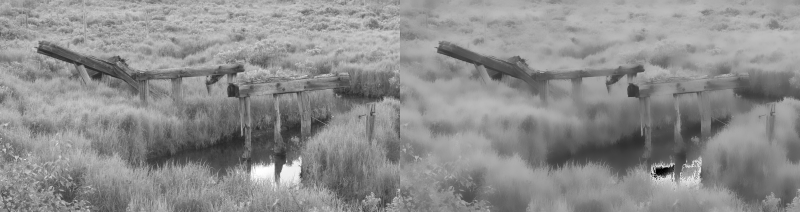
#> input picture images/swamp.jpg, 1600 x 424 px (shown at 1/2 size)
$ python run_bf.py --imagepath images/swamp.jpg
#> lines starting #> are read from the running program, lines starting #| are printed output that depends on the picture
### fastBilateralFilter.py
# author: Deepankar C.

import cv2
import numpy as np
import scipy.stats

import pdb
import matplotlib.pyplot as plt


class BilateralFilter():
  """ Performs bilateral filtering on an input image.
  Args:
    x - input image
    sigma - standard deviation of Gaussian

  """
  def __init__(self, sigma_s=None, sigma_r=0.1,
    downsample=1, not_separable=False, save_loc='./results'):
    # filter paramters
    self.sigma_s = sigma_s
    self.sigma_r = sigma_r
    self.downsample = downsample
    self.use_separable = not not_separable
    self.save_loc = save_loc
    self.eps = 1e-10

  def filter(self, image):
    # initialize sigma_s
    if(self.sigma_s is None):
      self.sigma_s = np.min(image.shape[:2]) * 0.02

    # normalize
    if('int' in str(image.dtype)):
      image = (image / np.amax(image)).astype(np.float32)
    else:
      image = image.astype(np.float32)
    J_img = np.zeros_like(image)

    # image shape
    img_H, img_W = image.shape
#> img_H = 424; img_W = 1600

    # resize the image
    dsize = (img_W // self.downsample, img_H // self.downsample)
#> dsize = (1600, 424)
    I = cv2.resize(image, dsize=dsize, interpolation=cv2.INTER_LINEAR)

    # intensity range gaussian
    rkernel = GaussianRange(I, self.sigma_r)

    # image max and min intensity
    Imax = np.amax(I)
#> Imax = 1
    Imin = np.amin(I)
#> Imin = 0
    nb_segments = int((Imax - Imin) // self.sigma_r + 1)
#> nb_segments = 10
    Idelta = (Imax - Imin) / nb_segments
#> Idelta = 0.1

    # 1D seperable filtering
    if(self.use_separable):
      kernel_X = Gaussian1D(dsize[0], self.sigma_s / self.downsample).kernel
      kernel_Y = Gaussian1D(dsize[1], self.sigma_s / self.downsample).kernel
      for j in range(nb_segments):
        i_j = j * Idelta + Imin

        # bilateral filtering for specific sampled pixel intensity
        G_j = rkernel.apply(i_j)
        K_j = cv2.sepFilter2D(G_j, ddepth=-1, kernelX=kernel_X, kernelY=kernel_Y)
        H_j = G_j * I
        H_star_j = cv2.sepFilter2D(H_j, ddepth=-1, kernelX=kernel_X, kernelY=kernel_Y)
        J_j = H_star_j / (K_j + self.eps)
        J_j = cv2.resize(J_j, dsize=(img_W, img_H), interpolation=cv2.INTER_LINEAR)

        # get pixel intensity interpolation weights
        I_diff = np.abs(image - i_j)
        mask = I_diff < Idelta
        interpolation_weight = mask * (1 - (I_diff / Idelta))

        # construct filtered image
        J_img = J_img + J_j * interpolation_weight
#> this loop made 10 passes
#> i_j on passes 1 to 10: 0, 0.1, 0.2, 0.3, 0.4, 0.5, 0.6, 0.7, 0.8, 0.9
#> pass 1, in apply, `distance_squared = (self.x - px_intensity)**2`:
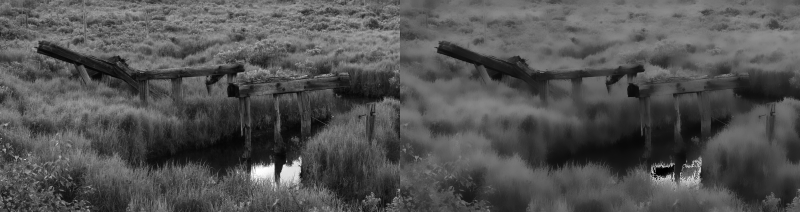
#> distance_squared: shape (424, 1600) float32 (shown at 1/2 size); min 0, max 1, mean 0.324
#> pass 1, in apply, `response = 1 / (np.sqrt(2 * np.pi) * self.sigma) \ * np.exp(-distance_..`:
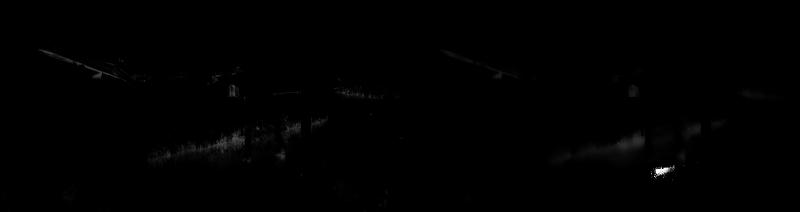
#> response: shape (424, 1600) float32 (shown at 1/2 size); min 7.69e-22, max 3.99, mean 0.0133; drawn with min black and max white
#> pass 1, in filter, `H_j = G_j * I`:
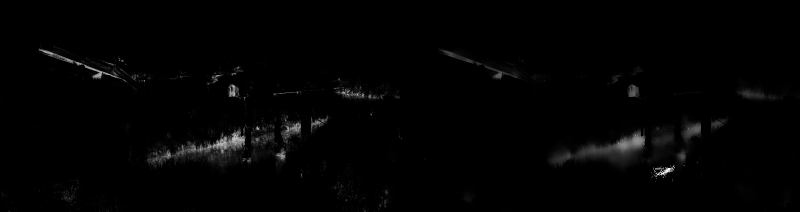
#> H_j: shape (424, 1600) float32 (shown at 1/2 size); min 0, max 0.242, mean 0.00277; drawn with min black and max white
#> after the loop:
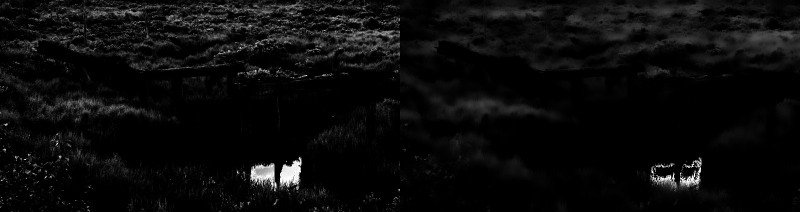
#> G_j: shape (424, 1600) float32 (shown at 1/2 size); min 1.03e-17, max 3.99, mean 0.178; drawn with min black and max white

    else:
      # 2D filtering
      kernel_space = Gaussian2D(dsize, self.sigma_s / self.downsample)
      for j in range(nb_segments):
        i_j = j * Idelta + Imin

        # bilateral filtering for specific sampled pixel intensity
        G_j = rkernel.apply(i_j)
        K_j = cv2.filter2D(G_j, ddepth=-1, kernel=kernel_space.kernel)
        H_j = G_j * I
        H_star_j = cv2.filter2D(H_j, ddepth=-1, kernel=kernel_space.kernel)
        J_j = H_star_j / (K_j + self.eps)
        J_j = cv2.resize(J_j, dsize=(img_W, img_H), interpolation=cv2.INTER_LINEAR)

        # get pixel internsity interpolation weights
        I_diff = np.abs(I - i_j)
        mask = I_diff < Idelta
        interpolation_weight = mask * (1 - I_diff / Idelta)

        # construct filtered image
        J_img = J_img  + J_j * interpolation_weight
    J_img2 = cv2.bilateralFilter(image, d=-1,
      sigmaColor=self.sigma_r, sigmaSpace=self.sigma_s)

    im_save = np.concatenate([J_img, J_img2], axis=-1)
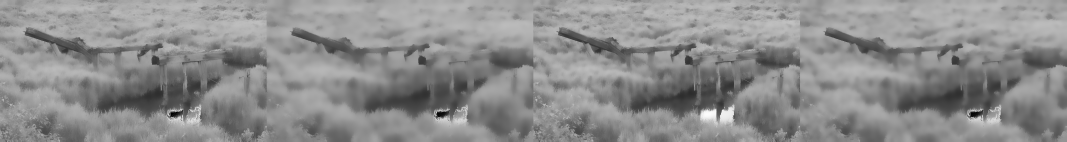
#> im_save: shape (424, 3200) float32 (shown at 1/3 size); min 0, max 0.991, mean 0.553
    # cv2.imwrite(self.save_loc+'/image_bf.jpg', (im_save * 255).astype(np.float32), [cv2.IMWRITE_JPEG_QUALITY, 95])
    plt.figure(figsize=(8,8))
    plt.subplot(121)
    plt.imshow(J_img, cmap='gray')
    plt.title('Implemented Bilateral Filter')
    plt.subplot(122)
    plt.imshow(J_img2, cmap='gray')
    plt.title('Bilateral Filter using OpenCV')

    return [J_img, J_img2]


class GaussianRange():
  """ Used to generate an intensity range Gaussian.
  Args:
    x - input image
    sigma - standard deviation of Gaussian

  """
  def __init__(self, x, sigma):
    self.x = x
    self.sigma = sigma

  def apply(self, px_intensity):
    distance_squared = (self.x - px_intensity)**2
    response = 1 / (np.sqrt(2 * np.pi) * self.sigma) \
      * np.exp(-distance_squared / (2 * self.sigma**2))

    return response


class Gaussian1D():
  """ Used to generate a 1D Gaussian.
  Args:
    ksize - shape of 1D Gaussian
    sigma - standard deviation of Gaussian

  """
  def __init__(self, ksize, sigma):
    self.ksize = ksize
    self.sigma = sigma
    self.center = lambda x: x//2 if x//2 == 0 else (x-1)//2
    self.kernel = self.create_gaussian_kernel()

  def create_gaussian_kernel(self):
    gaussian_matrix = np.zeros((self.ksize,))
    values = np.linspace(0, self.ksize, self.ksize, endpoint=False)
    distance_squared = (values - self.center(self.ksize))**2
    self.kernel = 1 / (np.sqrt(2 * np.pi) * self.sigma) \
      * np.exp(-distance_squared / (2 * self.sigma**2))

    return self.kernel


class Gaussian2D():
  """ Used to generate a 2D spatial Gaussian.
  Args:
    ksize - shape of 2D Gaussian
    sigma - standard deviation of Gaussian

  """
  # [18 lines left out: functions __init__, create_spatial_gaussian, not called in this run]

### run_bf.py
# authors: Jithin Jose Thomas & Deepankar C.

import os
import argparse
import timeit

import cv2
import pdb
import numpy as np
import matplotlib.pyplot as plt

from fastBilateralFilter import BilateralFilter

def main(args):
  # useful constants
  eps = 1e-10
  _, fname = os.path.split(args.imagepath)
  luminosity_coefficients = np.asarray([20, 40, 1]) / 61

  # color or B/W and normalize
  if(args.iscolor):
    image_color_ori = cv2.imread(args.imagepath, cv2.IMREAD_COLOR)
    image_color = cv2.cvtColor(
      image_color_ori.copy(),
      cv2.COLOR_BGR2RGB).astype(np.float32)
    image = luminosity_coefficients[0] * image_color[:,:,0] \
      + luminosity_coefficients[1] * image_color[:,:,1] \
        + luminosity_coefficients[2] * image_color[:,:,2]
  else:
    image = cv2.imread(args.imagepath, cv2.IMREAD_ANYDEPTH).astype(np.float32)
  image = (image / np.amax(image))

  if(args.downsample_factor <= 0):
    raise ValueError('The downsampling factor must be positive.')

  # start timer
  start = timeit.default_timer()

  # bilateral filter
  bilateralfilter = BilateralFilter(
    args.sigma_s,
    args.sigma_r,
    args.downsample_factor,
    args.not_separable,
    args.save_loc)
  data = bilateralfilter.filter(image)
#> data = 2 items
  image1, image2 = data[0], data[1]

  # stop timer
  stop = timeit.default_timer()
  print('Bilateral Runtime: ', stop - start)

  if(args.iscolor):
    ch_ratio = image1 / (image + eps)
    filt_image_color = image_color * ch_ratio[:, :, np.newaxis]
    final_image = filt_image_color / np.amax(filt_image_color)

  # plot images
  fig = plt.figure(figsize=(8,8))
  axes = fig.add_subplot(131)
  axes.imshow(image)
  plt.title('Original Image')
  axes = fig.add_subplot(132)
  axes.imshow(image1)
  plt.title('Image filtered using Bilateral Filter')
  axes = fig.add_subplot(133)
  axes.imshow(image2)
  plt.title('Image filtered using Bilateral Filter from OpenCV')

  # save image
  if(args.iscolor):
    im_save = np.concatenate(
      [image_color_ori / 255,
      cv2.cvtColor(final_image, cv2.COLOR_RGB2BGR)],
      axis=1)
    cv2.imwrite(
      os.path.join(args.save_loc, fname[:-4]+'.jpg'),
      (im_save * 255).astype(np.uint8))
  else:
    im_save = np.concatenate([image, image2], axis=1)
    cv2.imwrite(
      os.path.join(args.save_loc, fname[:-4]+'.jpg'),
      (im_save * 255).astype(np.uint8))
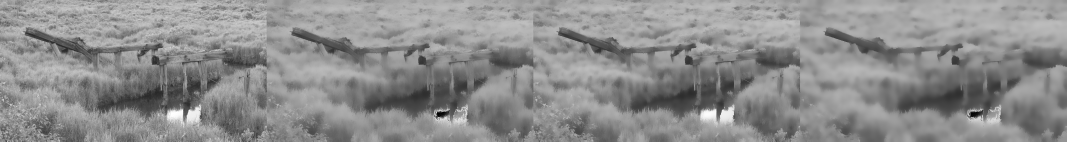
#> saved as swamp.jpg: shape (424, 3200) (shown at 1/3 size); min 0, max 255, mean 140.9


  im_save = np.concatenate([image1, image2], axis=-1)
  cv2.imwrite(os.path.join(args.save_loc, fname[:-4]+'_opencv.jpg'), (im_save * 255).astype(np.uint8))

if __name__ == "__main__":
  parser = argparse.ArgumentParser(description='Bilateral Filtering')
  parser.add_argument('--imagepath', type=str, help='path to the image')
  parser.add_argument('--iscolor', default=False, action='store_true')
  parser.add_argument('--sigma_s', type=float, default=6, help='std of space gaussian')
  parser.add_argument('--sigma_r', type=float, default=0.1, help='std of range gaussian')
  parser.add_argument('--downsample_factor', type=int, default=1)
  parser.add_argument('--not_separable', default=False, action='store_true', help='use full 2D gaussian filter')
  parser.add_argument('--save_loc', default='./results/2019-12-10', help='save to location')

  args = parser.parse_args()
  main(args)

$ run again, on images/dome.png
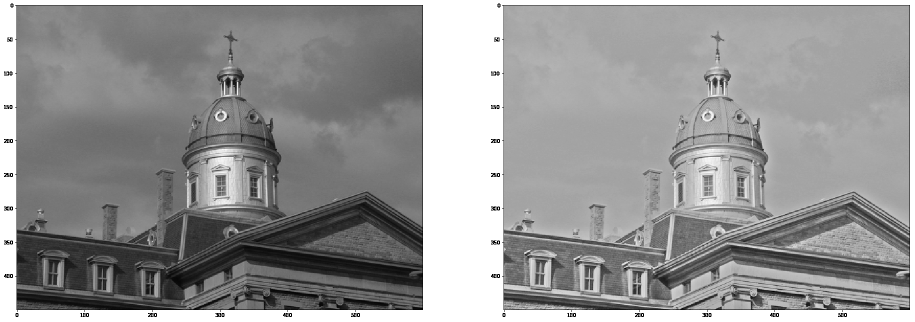
#> input picture images/dome.png, 1829 x 643 px (shown at 1/2 size)
#> Imax = 1
#> Imin = 0
#> nb_segments = 10
#> Idelta = 0.1
#> the loop in filter, `for j in range(nb_segments):` made 10 passes
#> i_j on passes 1 to 8: 0, 0.1, 0.2, 0.3, 0.4, 0.5, 0.6, 0.7
#> pass 1, in filter, `H_j = G_j * I`:
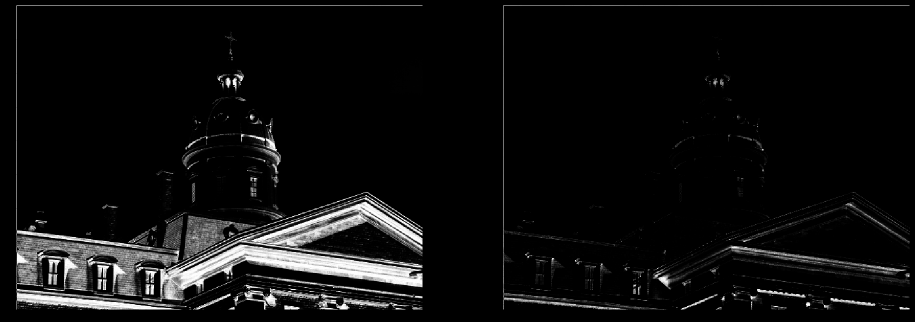
#> H_j: shape (643, 1829) float32 (shown at 1/2 size); min 0, max 0.242, mean 0.0141; drawn with min black and max white
#> data = 2 items
#> in main, `im_save = np.concatenate([image, image2], axis=1)`:
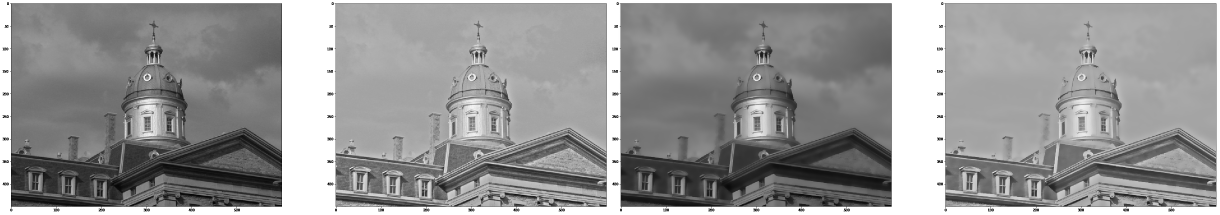
#> im_save: shape (643, 3658) float32 (shown at 1/3 size); min 0, max 1, mean 0.584

$ run again, on images/dragon.png
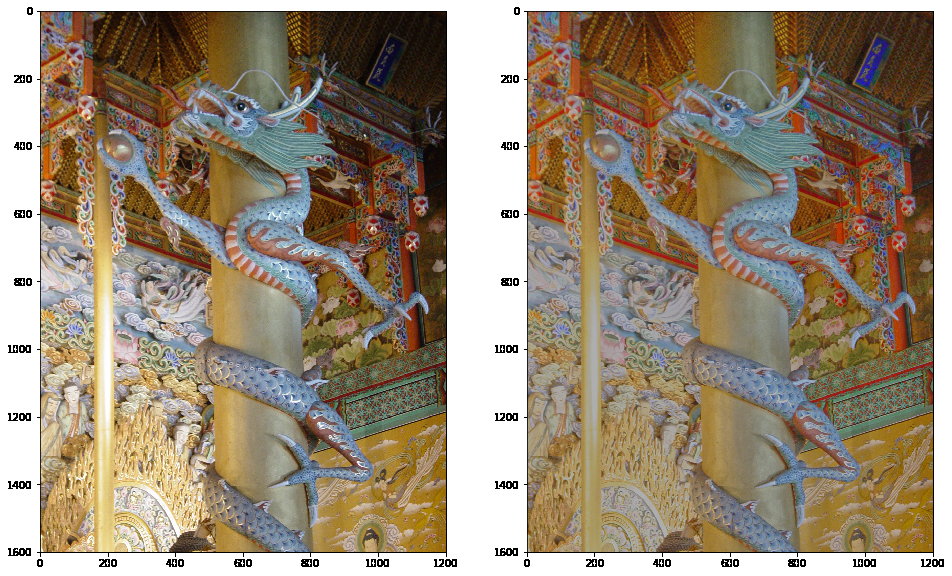
#> input picture images/dragon.png, 952 x 576 px
#> Imax = 1
#> Imin = 0
#> nb_segments = 10
#> Idelta = 0.1
#> the loop in filter, `for j in range(nb_segments):` made 10 passes
#> i_j on passes 1 to 8: 0, 0.1, 0.2, 0.3, 0.4, 0.5, 0.6, 0.7
#> pass 1, in filter, `H_j = G_j * I`:
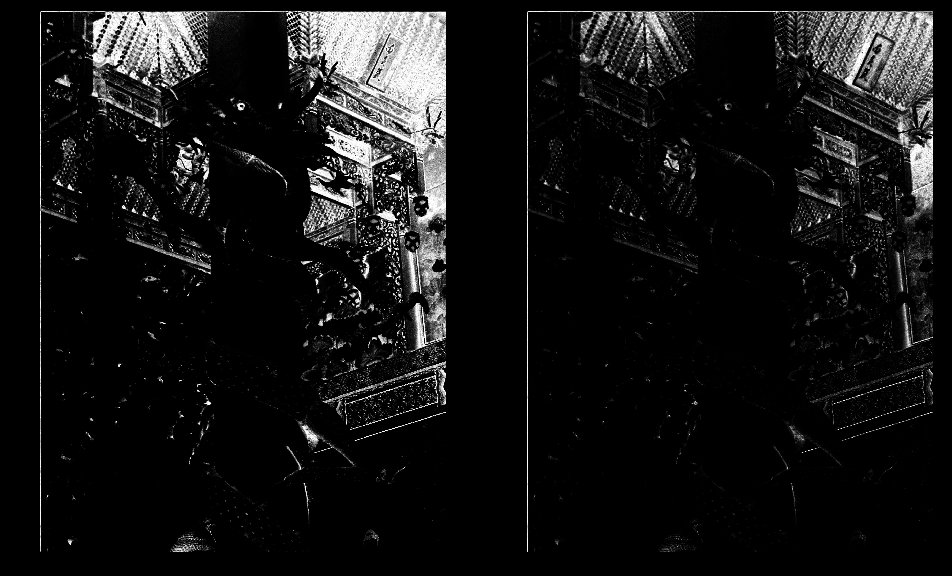
#> H_j: shape (576, 952) float32; min 0, max 0.242, mean 0.0197; drawn with min black and max white
#> data = 2 items
#> in main, `im_save = np.concatenate([image, image2], axis=1)`:
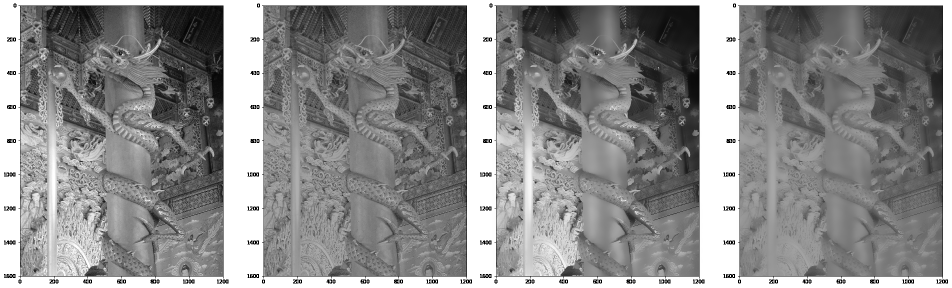
#> im_save: shape (576, 1904) float32 (shown at 1/2 size); min 0, max 1, mean 0.549
